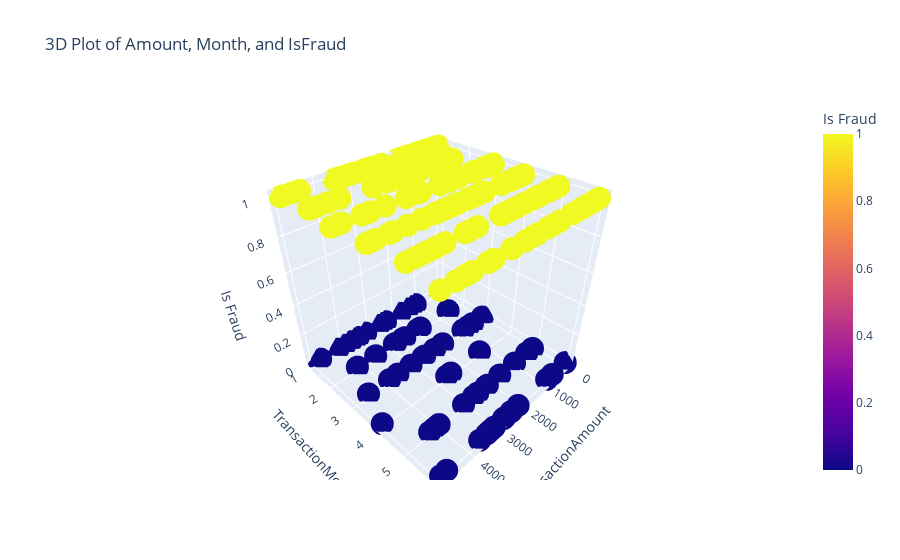

This figure's notebook cell:
### Code cell
#3D plot of Amount, Month, and IsFraud
import plotly.express as px
fig = px.scatter_3d(df, x='Amount', y='Month', z='IsFraud', color='IsFraud',
                    hover_data=['Currency', 'MerchantCategory', 'Location'],
                    labels={'Amount': 'TransactionAmount', 'Month': 'TransactionMonth', 'IsFraud': 'Is Fraud'},
                    title='3D Plot of Amount, Month, and IsFraud')
fig.show()

### Figure 1 — Plotly figure (JSON) as saved in the notebook; plotly's stock layout.template omitted (floating-point values rounded to 4 significant figures; data arrays with more than 128 entries replaced by an {"elided": "..."} marker saying what was removed)
{"data": [{"customdata": {"elided": "1002x3 int values"}, "hovertemplate": "TransactionAmount=%{x}<br>TransactionMonth=%{y}<br>Is Fraud=%{marker.color}<br>Currency=%{customdata[0]}<br>MerchantCategory=%{customdata[1]}<br>Location=%{customdata[2]}<extra></extra>", "legendgroup": "", "marker": {"color": {"elided": "1002 int values"}, "coloraxis": "coloraxis", "symbol": "circle"}, "mode": "markers", "name": "", "scene": "scene", "showlegend": false, "type": "scatter3d", "x": {"elided": "1002 float values"}, "y": {"elided": "1002 int values"}, "z": {"elided": "1002 int values"}}], "layout": {"coloraxis": {"colorbar": {"title": {"text": "Is Fraud"}}, "colorscale": [[0, "#0d0887"], [0.1111, "#46039f"], [0.2222, "#7201a8"], [0.3333, "#9c179e"], [0.4444, "#bd3786"], [0.5556, "#d8576b"], [0.6667, "#ed7953"], [0.7778, "#fb9f3a"], [0.8889, "#fdca26"], [1, "#f0f921"]]}, "legend": {"tracegroupgap": 0}, "scene": {"domain": {"x": [0, 1], "y": [0, 1]}, "xaxis": {"title": {"text": "TransactionAmount"}}, "yaxis": {"title": {"text": "TransactionMonth"}}, "zaxis": {"title": {"text": "Is Fraud"}}}, "title": {"text": "3D Plot of Amount, Month, and IsFraud"}}}
